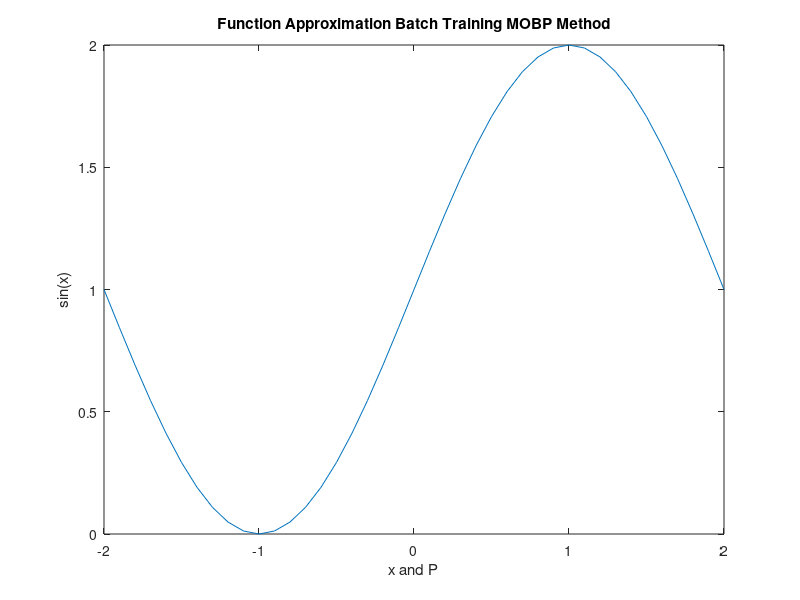

MATLAB code for this plot: (Note: this script raises an error after producing the figure.)
%% Batch_Training_MOBP_Finction_Modeling
clear
clc

%% Main Function Plot
x = -2:0.1:2;
y = 1 + sin((pi/2).*x);
plot(x,y)
xlabel('x and P')
ylabel('sin(x)')
title('Function Approximation Batch Training MOBP Method')

%% Network 1-2-1
P = [-2:0.1:2]';
delW1 = -0.5 + (0.5+0.5)*rand(2,1);
delb1 = -0.5 + (0.5+0.5)*rand(2,1);
delW2 = -0.5 + (0.5+0.5)*rand(1,2);
delb2 = -0.5 + (0.5+0.5)*rand(1,1);
alpha = 0.05;
gama = 0.9;
t = (1 + sin((pi/2).*P))';
W1 = delW1;
b1 = delb1;
W2 = delW2;
b2 = delb2;
for kk = 1:20250
    
for ii = 1:size(P,1)
    
    n1 = W1 * P(ii,1) + b1;
    a1 = logsig(n1);
    n2 = W2 * a1 + b2;
    a2 = purelin(n2);
    e(1,ii) = t(1,ii)-a2;
    Fdot2 = 1;
    s2 = -2 * Fdot2 * e(1,ii);
    Fdot1 = zeros(size(n1,1),size(n1,1));
    
    for jj = 1:2
        
        Fdot1(jj,jj) = (1-a1(jj,1)) * a1(jj,1);
        
    end
    
    s1 = Fdot1 * W2' * s2;
    
    g1_W = s1*(P(ii,1))';
    g11_W(1,ii) = g1_W(1,1);
    g12_W(1,ii) = g1_W(2,1);
    g1_b = s1;
    g11_b(1,ii) = g1_b(1,1);
    g12_b(1,ii) = g1_b(2,1);
    
    g2_W = s2*(a1)';
    g21_W(ii,1) = g2_W(1,1);
    g22_W(ii,1) = g2_W(1,2);
    g2_b(1,ii) = s2;
    
    A2_Prime(1,ii) = a2;
    
end

g1_total_W = [sum(g11_W);sum(g12_W)];
g1_total_b = [sum(g11_b);sum(g12_b)];

g2_total_W = [sum(g21_W) sum(g22_W)];
g2_total_b = sum(g2_b);


Fx(1,kk) = e*(e)';

delW1 = gama*delW1 - (1-gama)*alpha*g1_total_W;
W1 = delW1+W1;
delb1 = gama*delb1 - (1-gama)*alpha*g1_total_b;
b1 = delb1+b1;
delW2 = gama*delW2 - (1-gama)*alpha*g2_total_W;
W2 = delW2+W2;
delb2 = gama*delb2 - (1-gama)*alpha*g2_total_b; 
b2 = delb2+b2;

end

 %% The Value Of Final Weights and Biases
fprintf('The First Layer Weight Matrix Of 1-2-1 Network Converges to\n')
disp(W1)
fprintf('The First Layer Bias Matrix Of 1-2-1 Network Converges to\n')
disp(b1)
fprintf('The Second Layer Weight Matrix Of 1-2-1 Network Converges to\n')
disp(W2)
fprintf('The Second Layer Bias Matrix Of 1-2-1 Network Converges to\n')
disp(b2)

 %% Plots Of Networks Output
  hold on
  plot(P,A2_Prime)
  legend('Main Function','1-2-1 Network','Location','northwest')